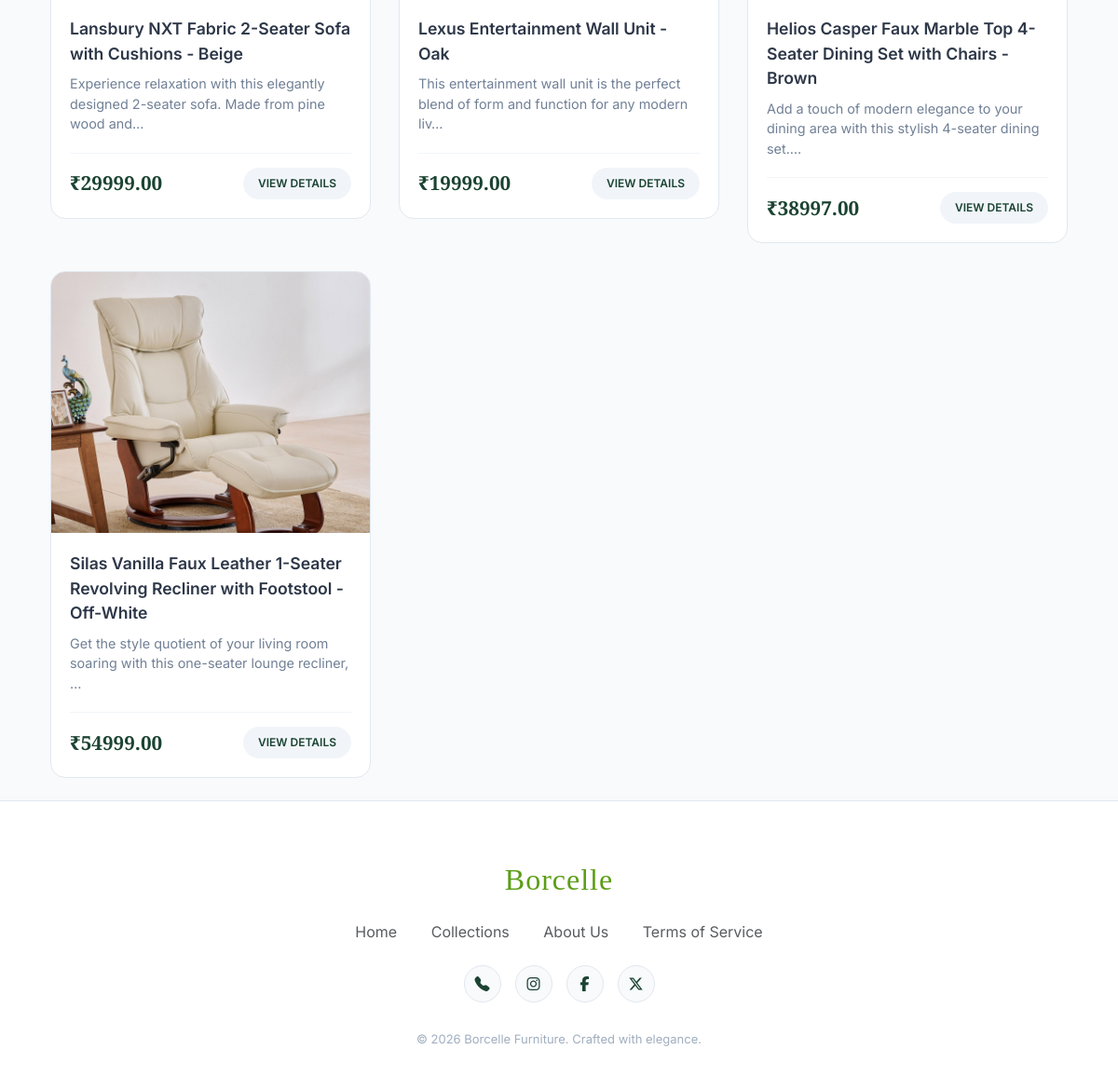
The app's page /customer/productsview/ (signed in, lower part), older data.
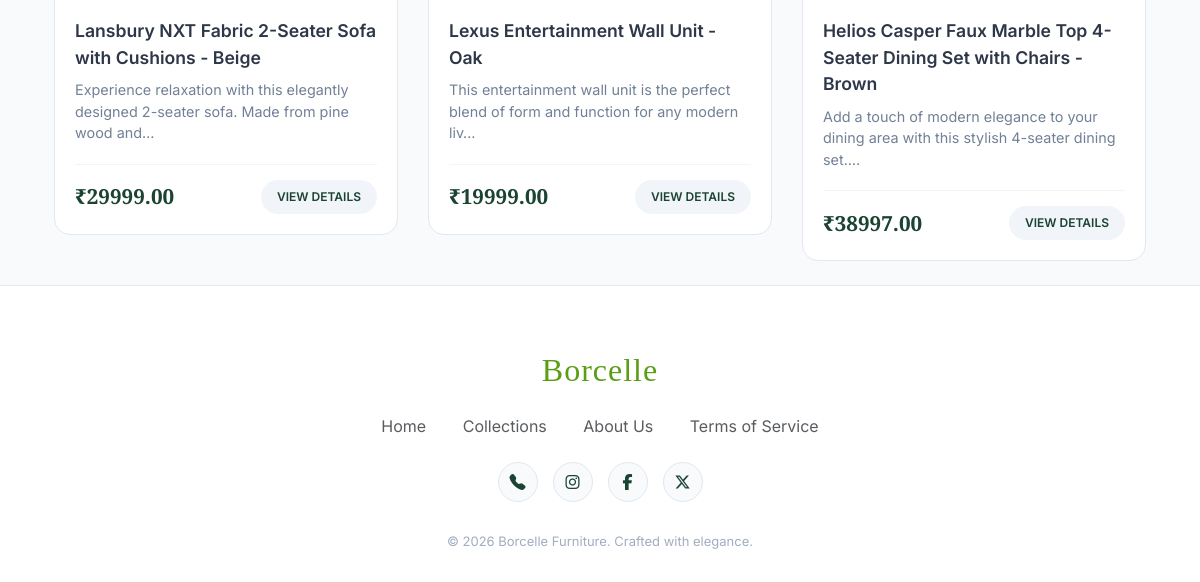
The same page, newer data.
### adminApp/models.py (models this page shows)
class Product(models.Model):
    ProductId = models.AutoField(primary_key=True)
    ProductName = models.CharField(max_length=200)
    ProductDescription = models.TextField()
    ProductImage = models.ImageField(upload_to='products/', null=True, blank=True)
    ProductPrice = models.DecimalField(max_digits=10, decimal_places=2)
    stock = models.IntegerField(default=0)
    category = models.ForeignKey(Category, on_delete=models.CASCADE, related_name='products')

### customerApp/views.py (the view)
def productsList(request):
    product_details = Product.objects.all()
    return render(request, 'Customer/productView.html', {'product_details': product_details,'action': 'list'})

### templates/Customer/productView.html (shortened to what this page needs)
{% extends "customerHeader.html" %}
{% block content %}
<div class="container">
  {% if product_details %}
    <div class="store-prod-grid">
  {% for product in product_details %}
    <a href="{% url 'productdetails' id=product.ProductId name=product.ProductName|slugify %}"
       style="text-decoration: none; color: inherit;">
      <div class="store-card">
        <div class="store-card-img">
          {% if product.ProductImage %}
            <img src="{{ product.ProductImage.url }}" alt="{{ product.ProductName }}">
          {% else %}
            <img src="https://via.placeholder.com/400x400" alt="Placeholder">
          {% endif %}
        </div>
        <div class="store-card-body">
          <div class="store-card-title">{{ product.ProductName }}</div>
          <div class="store-card-desc">
            {{ product.ProductDescription|truncatechars:90 }}
          </div>
          <div class="store-card-bottom">
            <div class="store-card-price">₹{{ product.ProductPrice }}</div>
            <span class="store-card-link">View Details</span>
          </div>
        </div>
      </div>
    </a>
  {% endfor %}
</div>
  {% else %}
    <div class="store-empty">
      <h3>No products found.</h3>
      <p>We are currently updating our inventory. Please check back shortly.</p>
    </div>
  {% endif %}
</div>
{% endblock %}

Row changes from the older to the newer data that the page shows:
removed Product: ProductImage (picture), ProductName "Silas Vanilla Faux Leather 1-Seater Revolving Recliner with Footstool - Off-White", ProductDescription "Get the style quotient of your living room soaring with this one-seater lounge recliner, …", ProductPrice "54999.00"
